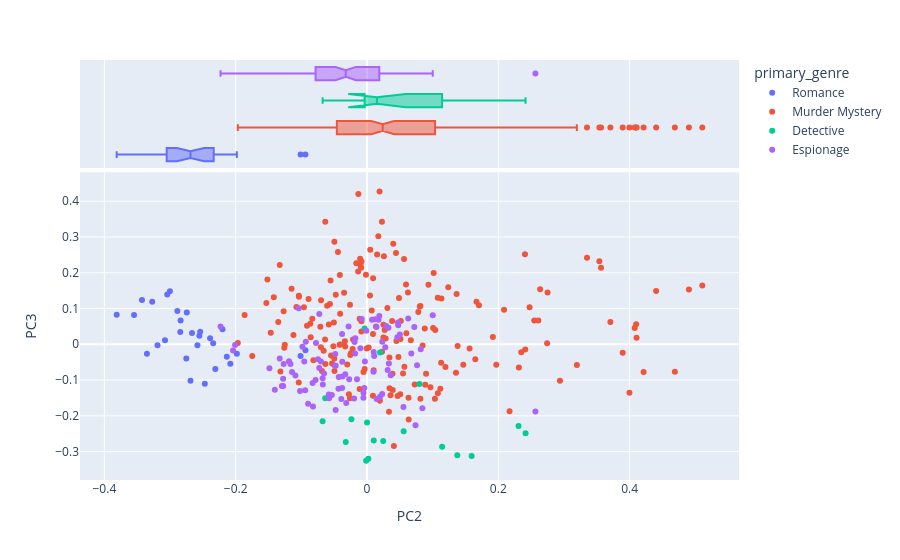

The code cell stored with this chart in its notebook:
### Markdown cell above
#### Scatterplot of documents in the space created by the second two components

With points colored by metadata features.

Sleuth did not provide great interpretibility here but primary genre worked well.

### Code cell
# create a scatterplot of documents in the space created by the second 2 components
# coloring the points by primary_genre

px.scatter(
    data_frame = DCM.join(DOC).reset_index(),
    x = 'PC2', # third PC
    y = 'PC3', # fourth PC
    color = 'primary_genre', # color by primary_genre
    hover_name = 'label', # use concat string for hover info
    hover_data=['sleuth', 'pub_year_original', 'work_type'], # add more hover data
    marginal_x = 'box' # add boxplot to x axis
)

### Figure 1 — Plotly figure (JSON) as saved in the notebook; plotly's stock layout.template omitted (floating-point values rounded to 4 significant figures; data arrays with more than 128 entries replaced by an {"elided": "..."} marker saying what was removed)
{"data": [{"customdata": [["None", 1930, "novel"], ["None", 1930, "novel"], ["None", 1930, "novel"], ["None", 1930, "novel"], ["None", 1930, "novel"], ["None", 1930, "novel"], ["None", 1930, "novel"], ["None", 1930, "novel"], ["None", 1930, "novel"], ["None", 1930, "novel"], ["None", 1930, "novel"], ["None", 1930, "novel"], ["None", 1930, "novel"], ["None", 1930, "novel"], ["None", 1930, "novel"], ["None", 1930, "novel"], ["None", 1930, "novel"], ["None", 1930, "novel"], ["None", 1930, "novel"], ["None", 1930, "novel"], ["None", 1930, "novel"], ["None", 1930, "novel"], ["None", 1930, "novel"], ["None", 1930, "novel"], ["None", 1930, "novel"], ["None", 1930, "novel"], ["None", 1930, "novel"], ["None", 1930, "novel"], ["None", 1930, "novel"]], "hovertemplate": "<b>%{hovertext}</b><br><br>primary_genre=Romance<br>PC2=%{x}<br>PC3=%{y}<br>sleuth=%{customdata[0]}<br>pub_year_original=%{customdata[1]}<br>work_type=%{customdata[2]}<extra></extra>", "hovertext": ["giants-bread ch.0", "giants-bread ch.1", "giants-bread ch.2", "giants-bread ch.3", "giants-bread ch.4", "giants-bread ch.5", "giants-bread ch.6", "giants-bread ch.7", "giants-bread ch.8", "giants-bread ch.9", "giants-bread ch.10", "giants-bread ch.11", "giants-bread ch.12", "giants-bread ch.13", "giants-bread ch.14", "giants-bread ch.15", "giants-bread ch.16", "giants-bread ch.17", "giants-bread ch.18", "giants-bread ch.19", "giants-bread ch.20", "giants-bread ch.21", "giants-bread ch.22", "giants-bread ch.23", "giants-bread ch.24", "giants-bread ch.25", "giants-bread ch.26", "giants-bread ch.27", "giants-bread ch.28"], "legendgroup": "Romance", "marker": {"color": "#636efa", "symbol": "circle"}, "mode": "markers", "name": "Romance", "orientation": "v", "showlegend": true, "type": "scatter", "x": [-0.09373, -0.239, -0.2745, -0.2343, -0.2844, -0.2888, -0.3427, -0.3272, -0.3001, -0.2541, -0.3042, -0.3076, -0.3812, -0.3548, -0.2839, -0.2082, -0.2201, -0.2665, -0.3191, -0.2583, -0.2553, -0.1012, -0.3352, -0.231, -0.2688, -0.1982, -0.247, -0.2135, -0.2752], "xaxis": "x", "y": [-0.01637, 0.01659, 0.08865, 0.002583, 0.03459, 0.09333, 0.1237, 0.1187, 0.1485, 0.03537, 0.1393, 0.01116, 0.08257, 0.08209, 0.06684, -0.05475, 0.04234, 0.03187, -0.002679, -0.002675, 0.02371, -0.03244, -0.02675, -0.06878, -0.102, -0.02648, -0.1105, -0.03495, -0.03996], "yaxis": "y"}, {"alignmentgroup": "True", "customdata": [["None", 1930, "novel"], ["None", 1930, "novel"], ["None", 1930, "novel"], ["None", 1930, "novel"], ["None", 1930, "novel"], ["None", 1930, "novel"], ["None", 1930, "novel"], ["None", 1930, "novel"], ["None", 1930, "novel"], ["None", 1930, "novel"], ["None", 1930, "novel"], ["None", 1930, "novel"], ["None", 1930, "novel"], ["None", 1930, "novel"], ["None", 1930, "novel"], ["None", 1930, "novel"], ["None", 1930, "novel"], ["None", 1930, "novel"], ["None", 1930, "novel"], ["None", 1930, "novel"], ["None", 1930, "novel"], ["None", 1930, "novel"], ["None", 1930, "novel"], ["None", 1930, "novel"], ["None", 1930, "novel"], ["None", 1930, "novel"], ["None", 1930, "novel"], ["None", 1930, "novel"], ["None", 1930, "novel"]], "hovertemplate": "<b>%{hovertext}</b><br><br>primary_genre=Romance<br>PC2=%{x}<br>sleuth=%{customdata[0]}<br>pub_year_original=%{customdata[1]}<br>work_type=%{customdata[2]}<extra></extra>", "hovertext": ["giants-bread ch.0", "giants-bread ch.1", "giants-bread ch.2", "giants-bread ch.3", "giants-bread ch.4", "giants-bread ch.5", "giants-bread ch.6", "giants-bread ch.7", "giants-bread ch.8", "giants-bread ch.9", "giants-bread ch.10", "giants-bread ch.11", "giants-bread ch.12", "giants-bread ch.13", "giants-bread ch.14", "giants-bread ch.15", "giants-bread ch.16", "giants-bread ch.17", "giants-bread ch.18", "giants-bread ch.19", "giants-bread ch.20", "giants-bread ch.21", "giants-bread ch.22", "giants-bread ch.23", "giants-bread ch.24", "giants-bread ch.25", "giants-bread ch.26", "giants-bread ch.27", "giants-bread ch.28"], "legendgroup": "Romance", "marker": {"color": "#636efa", "symbol": "circle"}, "name": "Romance", "notched": true, "offsetgroup": "Romance", "showlegend": false, "type": "box", "x": [-0.09373, -0.239, -0.2745, -0.2343, -0.2844, -0.2888, -0.3427, -0.3272, -0.3001, -0.2541, -0.3042, -0.3076, -0.3812, -0.3548, -0.2839, -0.2082, -0.2201, -0.2665, -0.3191, -0.2583, -0.2553, -0.1012, -0.3352, -0.231, -0.2688, -0.1982, -0.247, -0.2135, -0.2752], "xaxis": "x2", "yaxis": "y2"}, {"customdata": {"elided": "184x3 mixed values"}, "hovertemplate": "<b>%{hovertext}</b><br><br>primary_genre=Murder Mystery<br>PC2=%{x}<br>PC3=%{y}<br>sleuth=%{customdata[0]}<br>pub_year_original=%{customdata[1]}<br>work_type=%{customdata[2]}<extra></extra>", "hovertext": {"elided": "184 str values"}, "legendgroup": "Murder Mystery", "marker": {"color": "#EF553B", "symbol": "circle"}, "mode": "markers", "name": "Murder Mystery", "orientation": "v", "showlegend": true, "type": "scatter", "x": {"elided": "184 float values"}, "xaxis": "x", "y": {"elided": "184 float values"}, "yaxis": "y"}, {"alignmentgroup": "True", "customdata": {"elided": "184x3 mixed values"}, "hovertemplate": "<b>%{hovertext}</b><br><br>primary_genre=Murder Mystery<br>PC2=%{x}<br>sleuth=%{customdata[0]}<br>pub_year_original=%{customdata[1]}<br>work_type=%{customdata[2]}<extra></extra>", "hovertext": {"elided": "184 str values"}, "legendgroup": "Murder Mystery", "marker": {"color": "#EF553B", "symbol": "circle"}, "name": "Murder Mystery", "notched": true, "offsetgroup": "Murder Mystery", "showlegend": false, "type": "box", "x": {"elided": "184 float values"}, "xaxis": "x2", "yaxis": "y2"}, {"customdata": [["Hercule Poirot", 1927, "novel"], ["Hercule Poirot", 1927, "novel"], ["Hercule Poirot", 1927, "novel"], ["Hercule Poirot", 1927, "novel"], ["Hercule Poirot", 1927, "novel"], ["Hercule Poirot", 1927, "novel"], ["Hercule Poirot", 1927, "novel"], ["Hercule Poirot", 1927, "novel"], ["Hercule Poirot", 1927, "novel"], ["Hercule Poirot", 1927, "novel"], ["Hercule Poirot", 1927, "novel"], ["Hercule Poirot", 1927, "novel"], ["Hercule Poirot", 1927, "novel"], ["Hercule Poirot", 1927, "novel"], ["Hercule Poirot", 1927, "novel"], ["Hercule Poirot", 1927, "novel"], ["Hercule Poirot", 1927, "novel"], ["Hercule Poirot", 1927, "novel"]], "hovertemplate": "<b>%{hovertext}</b><br><br>primary_genre=Detective<br>PC2=%{x}<br>PC3=%{y}<br>sleuth=%{customdata[0]}<br>pub_year_original=%{customdata[1]}<br>work_type=%{customdata[2]}<extra></extra>", "hovertext": ["the-big-four ch.1", "the-big-four ch.2", "the-big-four ch.3", "the-big-four ch.4", "the-big-four ch.5", "the-big-four ch.6", "the-big-four ch.7", "the-big-four ch.8", "the-big-four ch.9", "the-big-four ch.10", "the-big-four ch.11", "the-big-four ch.12", "the-big-four ch.13", "the-big-four ch.14", "the-big-four ch.15", "the-big-four ch.16", "the-big-four ch.17", "the-big-four ch.18"], "legendgroup": "Detective", "marker": {"color": "#00cc96", "symbol": "circle"}, "mode": "markers", "name": "Detective", "orientation": "v", "showlegend": true, "type": "scatter", "x": [0.02469, 0.1376, 0.2308, 0.2415, 0.07988, -0.003614, 0.01991, -0.03235, 0.1144, 0.1594, 0.05582, -0.001368, -0.06762, -0.02369, 0.0001148, 0.002088, 0.01029, -0.06362], "xaxis": "x", "y": [-0.2707, -0.31, -0.2285, -0.2485, -0.1108, 0.0441, -0.02309, -0.2733, -0.2866, -0.3125, -0.2435, -0.3259, -0.2153, -0.2093, -0.2184, -0.32, -0.2687, -0.151], "yaxis": "y"}, {"alignmentgroup": "True", "customdata": [["Hercule Poirot", 1927, "novel"], ["Hercule Poirot", 1927, "novel"], ["Hercule Poirot", 1927, "novel"], ["Hercule Poirot", 1927, "novel"], ["Hercule Poirot", 1927, "novel"], ["Hercule Poirot", 1927, "novel"], ["Hercule Poirot", 1927, "novel"], ["Hercule Poirot", 1927, "novel"], ["Hercule Poirot", 1927, "novel"], ["Hercule Poirot", 1927, "novel"], ["Hercule Poirot", 1927, "novel"], ["Hercule Poirot", 1927, "novel"], ["Hercule Poirot", 1927, "novel"], ["Hercule Poirot", 1927, "novel"], ["Hercule Poirot", 1927, "novel"], ["Hercule Poirot", 1927, "novel"], ["Hercule Poirot", 1927, "novel"], ["Hercule Poirot", 1927, "novel"]], "hovertemplate": "<b>%{hovertext}</b><br><br>primary_genre=Detective<br>PC2=%{x}<br>sleuth=%{customdata[0]}<br>pub_year_original=%{customdata[1]}<br>work_type=%{customdata[2]}<extra></extra>", "hovertext": ["the-big-four ch.1", "the-big-four ch.2", "the-big-four ch.3", "the-big-four ch.4", "the-big-four ch.5", "the-big-four ch.6", "the-big-four ch.7", "the-big-four ch.8", "the-big-four ch.9", "the-big-four ch.10", "the-big-four ch.11", "the-big-four ch.12", "the-big-four ch.13", "the-big-four ch.14", "the-big-four ch.15", "the-big-four ch.16", "the-big-four ch.17", "the-big-four ch.18"], "legendgroup": "Detective", "marker": {"color": "#00cc96", "symbol": "circle"}, "name": "Detective", "notched": true, "offsetgroup": "Detective", "showlegend": false, "type": "box", "x": [0.02469, 0.1376, 0.2308, 0.2415, 0.07988, -0.003614, 0.01991, -0.03235, 0.1144, 0.1594, 0.05582, -0.001368, -0.06762, -0.02369, 0.0001148, 0.002088, 0.01029, -0.06362], "xaxis": "x2", "yaxis": "y2"}, {"customdata": {"elided": "94x3 mixed values"}, "hovertemplate": "<b>%{hovertext}</b><br><br>primary_genre=Espionage<br>PC2=%{x}<br>PC3=%{y}<br>sleuth=%{customdata[0]}<br>pub_year_original=%{customdata[1]}<br>work_type=%{customdata[2]}<extra></extra>", "hovertext": ["the-secret-adversary ch.0", "the-secret-adversary ch.1", "the-secret-adversary ch.2", "the-secret-adversary ch.3", "the-secret-adversary ch.4", "the-secret-adversary ch.5", "the-secret-adversary ch.6", "the-secret-adversary ch.7", "the-secret-adversary ch.8", "the-secret-adversary ch.9", "the-secret-adversary ch.10", "the-secret-adversary ch.11", "the-secret-adversary ch.12", "the-secret-adversary ch.13", "the-secret-adversary ch.14", "the-secret-adversary ch.15", "the-secret-adversary ch.16", "the-secret-adversary ch.17", "the-secret-adversary ch.18", "the-secret-adversary ch.19", "the-secret-adversary ch.20", "the-secret-adversary ch.21", "the-secret-adversary ch.22", "the-secret-adversary ch.23", "the-secret-adversary ch.24", "the-secret-adversary ch.25", "the-secret-adversary ch.26", "the-secret-adversary ch.27", "the-secret-adversary ch.28", "the-secret-of-chimneys ch.1", "the-secret-of-chimneys ch.2", "the-secret-of-chimneys ch.3", "the-secret-of-chimneys ch.4", "the-secret-of-chimneys ch.5", "the-secret-of-chimneys ch.6", "the-secret-of-chimneys ch.7", "the-secret-of-chimneys ch.8", "the-secret-of-chimneys ch.9", "the-secret-of-chimneys ch.10", "the-secret-of-chimneys ch.11", "the-secret-of-chimneys ch.12", "the-secret-of-chimneys ch.13", "the-secret-of-chimneys ch.14", "the-secret-of-chimneys ch.15", "the-secret-of-chimneys ch.16", "the-secret-of-chimneys ch.17", "the-secret-of-chimneys ch.18", "the-secret-of-chimneys ch.19", "the-secret-of-chimneys ch.20", "the-secret-of-chimneys ch.21", "the-secret-of-chimneys ch.22", "the-secret-of-chimneys ch.23", "the-secret-of-chimneys ch.24", "the-secret-of-chimneys ch.25", "the-secret-of-chimneys ch.26", "the-secret-of-chimneys ch.27", "the-secret-of-chimneys ch.28", "the-secret-of-chimneys ch.29", "the-secret-of-chimneys ch.30", "the-secret-of-chimneys ch.31", "the-seven-dials-mystery ch.1", "the-seven-dials-mystery ch.2", "the-seven-dials-mystery ch.3", "the-seven-dials-mystery ch.4", "the-seven-dials-mystery ch.5", "the-seven-dials-mystery ch.6", "the-seven-dials-mystery ch.7", "the-seven-dials-mystery ch.8", "the-seven-dials-mystery ch.9", "the-seven-dials-mystery ch.10", "the-seven-dials-mystery ch.11", "the-seven-dials-mystery ch.12", "the-seven-dials-mystery ch.13", "the-seven-dials-mystery ch.14", "the-seven-dials-mystery ch.15", "the-seven-dials-mystery ch.16", "the-seven-dials-mystery ch.17", "the-seven-dials-mystery ch.18", "the-seven-dials-mystery ch.19", "the-seven-dials-mystery ch.20", "the-seven-dials-mystery ch.21", "the-seven-dials-mystery ch.22", "the-seven-dials-mystery ch.23", "the-seven-dials-mystery ch.24", "the-seven-dials-mystery ch.25", "the-seven-dials-mystery ch.26", "the-seven-dials-mystery ch.27", "the-seven-dials-mystery ch.28", "the-seven-dials-mystery ch.29", "the-seven-dials-mystery ch.30", "the-seven-dials-mystery ch.31", "the-seven-dials-mystery ch.32", "the-seven-dials-mystery ch.33", "the-seven-dials-mystery ch.34"], "legendgroup": "Espionage", "marker": {"color": "#ab63fa", "symbol": "circle"}, "mode": "markers", "name": "Espionage", "orientation": "v", "showlegend": true, "type": "scatter", "x": [-0.09315, -0.2009, -0.04913, -0.0702, -0.043, -0.09552, -0.03307, -0.02714, -0.04777, -0.1277, -0.07269, -0.04344, -0.1277, -0.09417, 0.03613, -0.1189, -0.08288, -0.05811, -0.07834, -0.1019, -0.1269, -0.1486, 0.009858, 0.01476, -0.1165, -0.1404, -0.03908, -0.05359, -0.2231, -0.1329, -0.1142, -0.005467, -0.09836, -0.08222, -0.1296, -0.005353, -0.003182, 0.01982, 0.2565, 0.08438, 0.07392, -0.03162, -0.08967, 0.02315, -0.01885, -0.04762, -0.01522, -0.03764, 0.03333, -0.004048, -0.109, 0.03148, 0.0279, 0.05552, -0.01818, -0.01969, -0.03796, -0.07458, -0.204, -0.06542, -0.07266, -0.07768, -0.03738, 0.08187, 0.07628, 0.06748, 0.02926, 0.01442, 0.03266, 0.04755, 0.007626, 0.0122, 0.06274, 0.04623, 0.1001, -0.001062, 0.01761, 0.01016, 0.07209, -0.05765, -0.06753, -0.01011, -0.06724, -0.02808, -0.104, 0.05003, -0.04836, 0.04714, -0.0379, 0.02322, 0.01873, -0.007996, 0.01097, -0.01779], "xaxis": "x", "y": [0.006865, -0.002236, -0.05923, -0.04799, -0.09122, -0.04824, -0.08359, -0.09765, -0.184, -0.1168, -0.06634, -0.1242, -0.09662, -0.1282, -0.08644, -0.04732, -0.1085, -0.14, -0.09993, -0.1309, -0.05479, -0.06669, -0.07688, -0.1532, -0.05492, -0.1269, -0.153, -0.142, 0.05007, -0.03985, -0.07739, -0.1492, -0.006851, -0.1742, -0.1167, -0.1357, -0.0478, -0.1464, -0.1876, -0.1791, -0.2261, -0.164, -0.166, -0.1389, 0.006471, -0.05994, -0.09745, -0.04849, -0.05341, -0.1219, -0.08726, -0.07169, -0.008336, -0.1751, -0.02541, -0.1517, 0.0288, -0.04153, -0.01725, -0.0817, 0.0846, 0.003578, -0.08995, -0.0141, -0.05842, -0.02553, 0.05133, 0.04852, 0.04609, 0.05345, 0.06827, 0.07001, 0.072, 0.01973, 0.08122, 0.03766, 0.06856, -0.02189, 0.04821, -0.1505, -0.09516, -0.01096, -0.1126, 0.04942, 0.1009, 0.02765, -0.02728, 0.06059, -0.1224, 0.007078, 0.0788, 0.07059, -0.0324, 0.01683], "yaxis": "y"}, {"alignmentgroup": "True", "customdata": {"elided": "94x3 mixed values"}, "hovertemplate": "<b>%{hovertext}</b><br><br>primary_genre=Espionage<br>PC2=%{x}<br>sleuth=%{customdata[0]}<br>pub_year_original=%{customdata[1]}<br>work_type=%{customdata[2]}<extra></extra>", "hovertext": ["the-secret-adversary ch.0", "the-secret-adversary ch.1", "the-secret-adversary ch.2", "the-secret-adversary ch.3", "the-secret-adversary ch.4", "the-secret-adversary ch.5", "the-secret-adversary ch.6", "the-secret-adversary ch.7", "the-secret-adversary ch.8", "the-secret-adversary ch.9", "the-secret-adversary ch.10", "the-secret-adversary ch.11", "the-secret-adversary ch.12", "the-secret-adversary ch.13", "the-secret-adversary ch.14", "the-secret-adversary ch.15", "the-secret-adversary ch.16", "the-secret-adversary ch.17", "the-secret-adversary ch.18", "the-secret-adversary ch.19", "the-secret-adversary ch.20", "the-secret-adversary ch.21", "the-secret-adversary ch.22", "the-secret-adversary ch.23", "the-secret-adversary ch.24", "the-secret-adversary ch.25", "the-secret-adversary ch.26", "the-secret-adversary ch.27", "the-secret-adversary ch.28", "the-secret-of-chimneys ch.1", "the-secret-of-chimneys ch.2", "the-secret-of-chimneys ch.3", "the-secret-of-chimneys ch.4", "the-secret-of-chimneys ch.5", "the-secret-of-chimneys ch.6", "the-secret-of-chimneys ch.7", "the-secret-of-chimneys ch.8", "the-secret-of-chimneys ch.9", "the-secret-of-chimneys ch.10", "the-secret-of-chimneys ch.11", "the-secret-of-chimneys ch.12", "the-secret-of-chimneys ch.13", "the-secret-of-chimneys ch.14", "the-secret-of-chimneys ch.15", "the-secret-of-chimneys ch.16", "the-secret-of-chimneys ch.17", "the-secret-of-chimneys ch.18", "the-secret-of-chimneys ch.19", "the-secret-of-chimneys ch.20", "the-secret-of-chimneys ch.21", "the-secret-of-chimneys ch.22", "the-secret-of-chimneys ch.23", "the-secret-of-chimneys ch.24", "the-secret-of-chimneys ch.25", "the-secret-of-chimneys ch.26", "the-secret-of-chimneys ch.27", "the-secret-of-chimneys ch.28", "the-secret-of-chimneys ch.29", "the-secret-of-chimneys ch.30", "the-secret-of-chimneys ch.31", "the-seven-dials-mystery ch.1", "the-seven-dials-mystery ch.2", "the-seven-dials-mystery ch.3", "the-seven-dials-mystery ch.4", "the-seven-dials-mystery ch.5", "the-seven-dials-mystery ch.6", "the-seven-dials-mystery ch.7", "the-seven-dials-mystery ch.8", "the-seven-dials-mystery ch.9", "the-seven-dials-mystery ch.10", "the-seven-dials-mystery ch.11", "the-seven-dials-mystery ch.12", "the-seven-dials-mystery ch.13", "the-seven-dials-mystery ch.14", "the-seven-dials-mystery ch.15", "the-seven-dials-mystery ch.16", "the-seven-dials-mystery ch.17", "the-seven-dials-mystery ch.18", "the-seven-dials-mystery ch.19", "the-seven-dials-mystery ch.20", "the-seven-dials-mystery ch.21", "the-seven-dials-mystery ch.22", "the-seven-dials-mystery ch.23", "the-seven-dials-mystery ch.24", "the-seven-dials-mystery ch.25", "the-seven-dials-mystery ch.26", "the-seven-dials-mystery ch.27", "the-seven-dials-mystery ch.28", "the-seven-dials-mystery ch.29", "the-seven-dials-mystery ch.30", "the-seven-dials-mystery ch.31", "the-seven-dials-mystery ch.32", "the-seven-dials-mystery ch.33", "the-seven-dials-mystery ch.34"], "legendgroup": "Espionage", "marker": {"color": "#ab63fa", "symbol": "circle"}, "name": "Espionage", "notched": true, "offsetgroup": "Espionage", "showlegend": false, "type": "box", "x": [-0.09315, -0.2009, -0.04913, -0.0702, -0.043, -0.09552, -0.03307, -0.02714, -0.04777, -0.1277, -0.07269, -0.04344, -0.1277, -0.09417, 0.03613, -0.1189, -0.08288, -0.05811, -0.07834, -0.1019, -0.1269, -0.1486, 0.009858, 0.01476, -0.1165, -0.1404, -0.03908, -0.05359, -0.2231, -0.1329, -0.1142, -0.005467, -0.09836, -0.08222, -0.1296, -0.005353, -0.003182, 0.01982, 0.2565, 0.08438, 0.07392, -0.03162, -0.08967, 0.02315, -0.01885, -0.04762, -0.01522, -0.03764, 0.03333, -0.004048, -0.109, 0.03148, 0.0279, 0.05552, -0.01818, -0.01969, -0.03796, -0.07458, -0.204, -0.06542, -0.07266, -0.07768, -0.03738, 0.08187, 0.07628, 0.06748, 0.02926, 0.01442, 0.03266, 0.04755, 0.007626, 0.0122, 0.06274, 0.04623, 0.1001, -0.001062, 0.01761, 0.01016, 0.07209, -0.05765, -0.06753, -0.01011, -0.06724, -0.02808, -0.104, 0.05003, -0.04836, 0.04714, -0.0379, 0.02322, 0.01873, -0.007996, 0.01097, -0.01779], "xaxis": "x2", "yaxis": "y2"}], "layout": {"legend": {"title": {"text": "primary_genre"}, "tracegroupgap": 0}, "margin": {"t": 60}, "xaxis": {"anchor": "y", "domain": [0, 1], "title": {"text": "PC2"}}, "xaxis2": {"anchor": "y2", "domain": [0, 1], "matches": "x", "showgrid": true, "showticklabels": false}, "yaxis": {"anchor": "x", "domain": [0, 0.7326], "title": {"text": "PC3"}}, "yaxis2": {"anchor": "x2", "domain": [0.7426, 1], "matches": "y2", "showgrid": false, "showline": false, "showticklabels": false, "ticks": ""}}}
